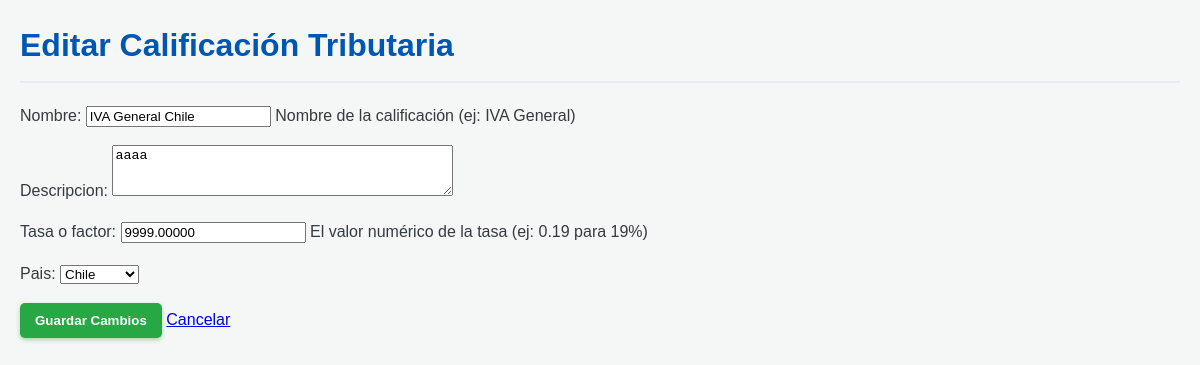
Screenshot of /Conversor/clasificacion/editar/1/ (signed in) with the database file from the repository.
### miapp/models.py (models this page shows, shortened)
class CalificacionTributaria(models.Model):
    nombre = models.CharField(max_length=100,
                              help_text="Nombre de la calificación (ej: IVA General)")
    descripcion = models.TextField(blank=True, null=True)
    tasa_o_factor = models.DecimalField(
        max_digits=10,
        decimal_places=5,
        help_text="El valor numérico de la tasa (ej: 0.19 para 19%)"
    )
    pais = models.ForeignKey(Pais, on_delete=models.CASCADE)
    class Meta:
        verbose_name = "Calificación Tributaria"
        verbose_name_plural = "Calificaciones Tributarias"
        unique_together = ('nombre', 'pais')

class Pais(models.Model):
    nombre = models.CharField(max_length=50, unique=True)
    codigo_iso = models.CharField(max_length=3, unique=True,
                                  help_text="Código ISO (ej: CHL)")
    moneda = models.ForeignKey(Moneda, on_delete=models.SET_NULL, null=True, blank=True)
    class Meta:
        verbose_name = "País"
        verbose_name_plural = "Países"
    def __str__(self):
        return self.nombre

### miapp/views.py (the view)
# urls.py: path('clasificacion/editar/<int:pk>/', views.clasificacion_editar, name='clasificacion_editar'),
@login_required
def clasificacion_editar(request, pk):
    item = get_object_or_404(CalificacionTributaria, pk=pk)
    if request.method == 'POST':
        form = CalificacionTributariaForm(request.POST, instance=item)
        if form.is_valid():
            form.save() # Guarda los cambios en el item existente
            return redirect('clasificacion_lista')
    else:
        form = CalificacionTributariaForm(instance=item)
    contexto = {
        'form': form
    }
    return render(request, 'clasificaciones_crear.html', contexto)

### miapp/forms.py
class CalificacionTributariaForm(forms.ModelForm):
    class Meta:
        model = CalificacionTributaria
        fields = ['nombre', 'descripcion', 'tasa_o_factor', 'pais']
        widgets = {
            'nombre': forms.TextInput(attrs={'class': 'form-control'}),
            'descripcion': forms.Textarea(attrs={'class': 'form-control', 'rows': 3}),
            'tasa_o_factor': forms.NumberInput(attrs={'class': 'form-control', 'step': '0.01'}),
            'pais': forms.Select(attrs={'class': 'form-select'}),
        }

### templates/clasificaciones_crear.html (shortened to what this page needs)
{% load static %}
<link rel="stylesheet" href="{% static 'Calificaciones_tributaria.css' %}">
<div class="contenedor-formulario">
    {% if form.instance.pk %}
        <h1>Editar Calificación Tributaria</h1>
    {% else %}
        <h1>Crear Nueva Calificación Tributaria</h1>
    {% endif %}
    <form method="POST" class="formulario-estilizado">
        <div class="campos-formulario">
            {{ form.as_p }}
        </div>
        <div class="acciones-formulario">
            <button type="submit" class="btn btn-primario">
                {% if form.instance.pk %}
                    Guardar Cambios
                {% else %}
                    Crear Calificación
                {% endif %}
            </button>
            <a href="{% url 'clasificacion_lista' %}" class="btn-cancelar">
                Cancelar
            </a>
        </div>
    </form>
</div>

### miapp/static/Calificaciones_tributaria.css (style rules this page uses)
h1 { color: #0056b3; border-bottom: 2px solid #e9ecef; padding-bottom: 10px; margin-bottom: 20px; font-weight: 600; }
.btn { display: inline-block; padding: 10px 15px; text-decoration: none; border-radius: 5px; font-weight: bold; transition: background-color 0.3s ease, transform 0.1s ease; border: none; cursor: pointer; }
.btn-primario { background-color: #28a745; color: white; box-shadow: 0 2px 4px rgba(40, 167, 69, 0.4); }

### rows the page displays
CalificacionTributaria: nombre "IVA General Chile", descripcion "aaaa", tasa_o_factor "9999.00000", pais "Chile"
